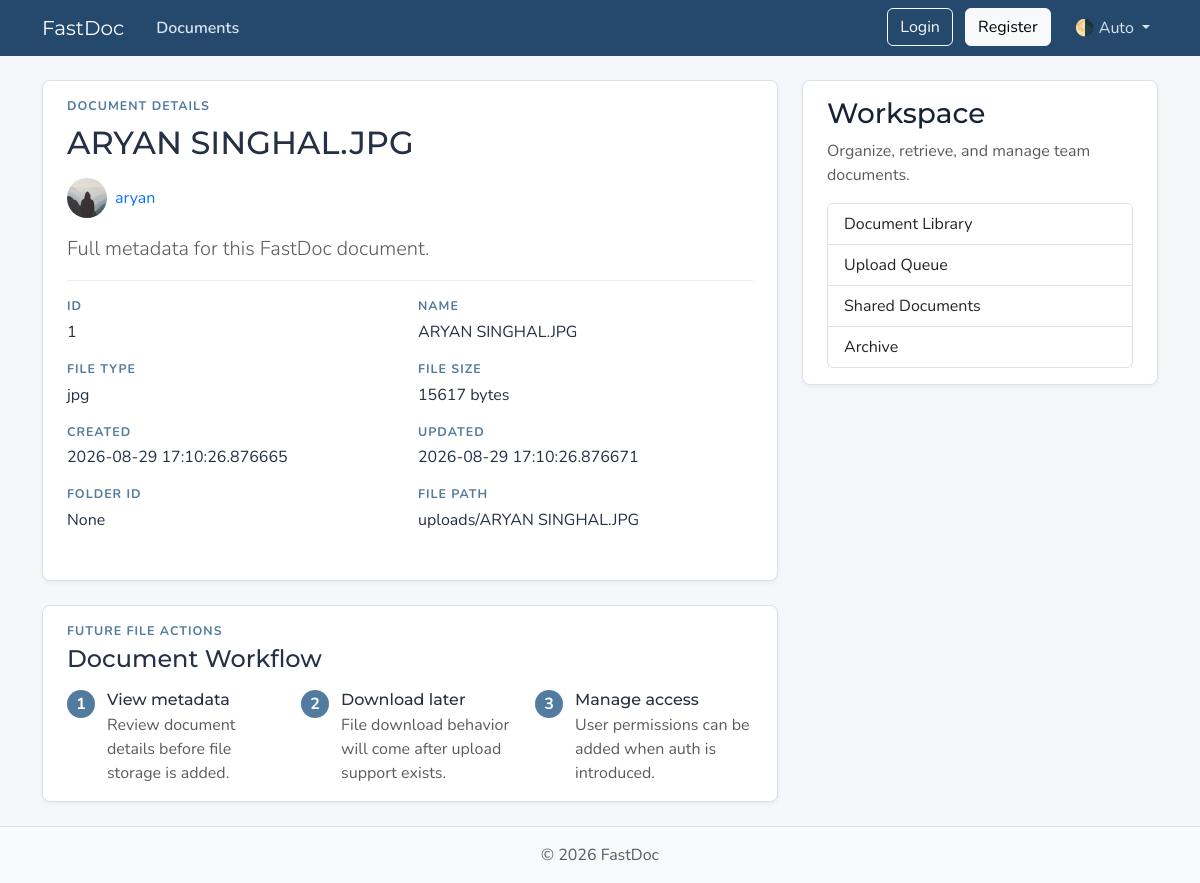
The page /documents/1 on the database as committed earlier.
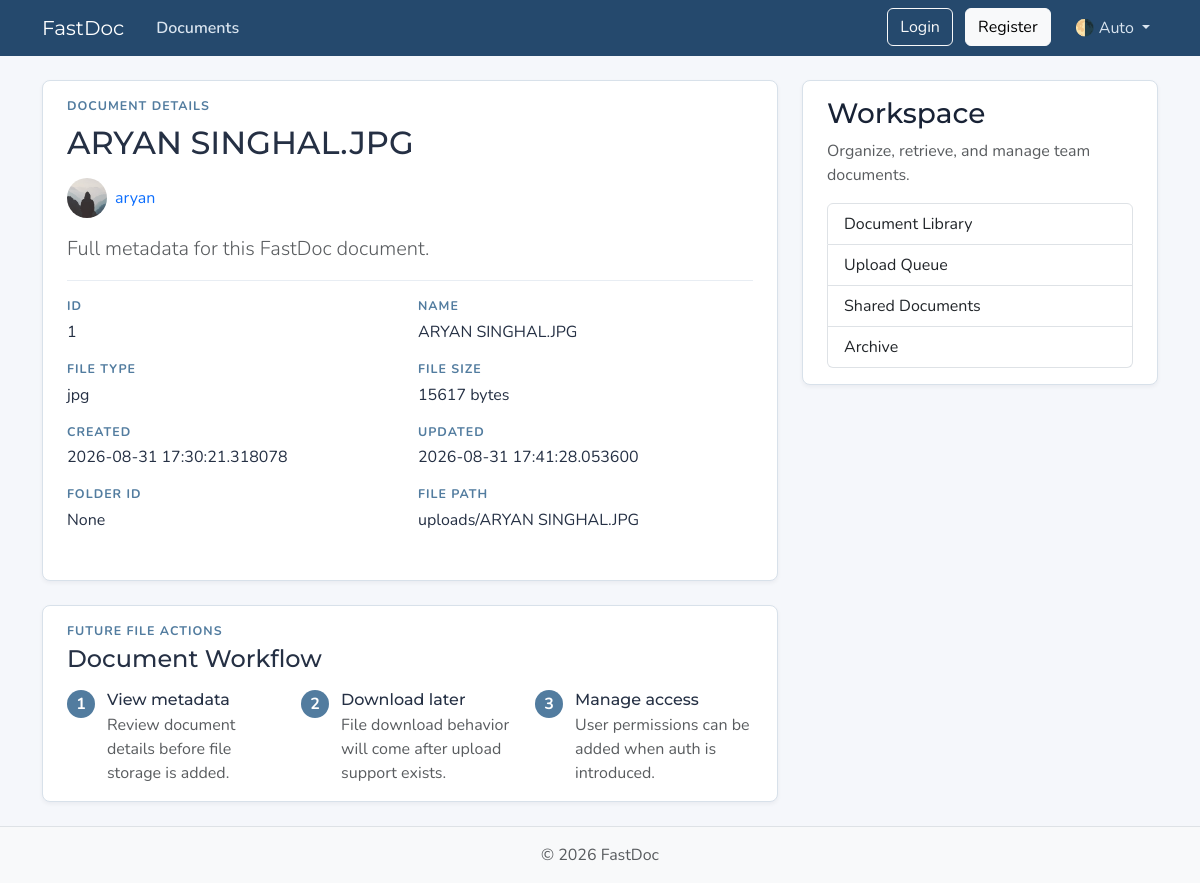
The same page on the database as committed later.
### models.py (models this page shows, shortened)
class User(Base):
    __tablename__ = "users"
    id: Mapped[int] = mapped_column(Integer, primary_key=True, index=True)
    username: Mapped[str] = mapped_column(String(50), unique=True, nullable=False)
    email: Mapped[str] = mapped_column(String(120), unique=True, nullable=False)
    password_hash: Mapped[str] = mapped_column(String(200), nullable=False)
    image_file: Mapped[str | None] = mapped_column(
        String(200),
        nullable=True,
        default=None,
    )
    documents: Mapped[list[Document]] = relationship(
        back_populates="owner",
        cascade="all, delete-orphan",
    )

class Document(Base):
    __tablename__ = "documents"
    id: Mapped[int] = mapped_column(Integer, primary_key=True, index=True)
    name: Mapped[str] = mapped_column(String(100), nullable=False)
    file_path: Mapped[str] = mapped_column(String(300), nullable=False)
    file_type: Mapped[str] = mapped_column(String(20), nullable=False)
    file_size: Mapped[int] = mapped_column(Integer, nullable=False)
    date_created: Mapped[datetime] = mapped_column(
        DateTime(timezone=True),
        default=lambda: datetime.now(UTC),
    )
    date_updated: Mapped[datetime] = mapped_column(
        DateTime(timezone=True),
        default=lambda: datetime.now(UTC),
        onupdate=lambda: datetime.now(UTC),
    )
    folder_id: Mapped[int | None] = mapped_column(Integer, nullable=True, default=None)
    user_id: Mapped[int] = mapped_column(
        ForeignKey("users.id"),
        nullable=False,
        index=True,
    )
    owner: Mapped[User] = relationship(back_populates="documents")

### main.py (the view)
@app.get("/documents/{doc_id}", include_in_schema=False)
async def doc_page(
    request: Request, doc_id: int, db: Annotated[AsyncSession, Depends(get_db)]
):
    result = await db.execute(
        select(models.Document)
        .options(selectinload(models.Document.owner))
        .where(models.Document.id == doc_id)
    )
    document = result.scalars().first()
    if document:
        title = document.name[:50]
        return templates.TemplateResponse(
            request,
            "doc.html",
            {
                "document": document,
                "title": title,
            },
        )
    raise HTTPException(
        status_code=status.HTTP_404_NOT_FOUND,
        detail="Document not found",
    )

### templates/doc.html (shortened to what this page needs)
{% extends "layout.html" %}
{% block content %}
<article class="content-section py-3 px-4 mb-4">
  <div class="mb-3">
    <p class="section-kicker mb-2">Document Details</p>
    <h1 class="h2 mb-3">{{ document.name }}</h1>
    <div class="d-flex align-items-center gap-2 mb-3">
      <img class="rounded-circle document-owner-img" src="{{ document.owner.image_path }}"
        alt="{{ document.owner.username }}'s profile picture" width="40" height="40" loading="lazy">
      <a class="document-owner-link" href="{{ url_for("user_documents", user_id=document.owner.id) }}">{{
        document.owner.username }}</a>
    </div>
    <p class="lead text-body-secondary mb-0">Full metadata for this FastDoc document.</p>
  </div>
  <div class="document-list mb-3">
    <div class="document-item py-3">
      <div class="row g-3">
        <div class="col-md-6">
          <p class="section-kicker mb-1">ID</p>
          <p class="mb-0">{{ document.id }}</p>
        </div>
        <div class="col-md-6">
          <p class="section-kicker mb-1">Name</p>
          <p class="mb-0">{{ document.name }}</p>
        </div>
        <div class="col-md-6">
          <p class="section-kicker mb-1">File Type</p>
          <p class="mb-0">{{ document.file_type }}</p>
        </div>
        <div class="col-md-6">
          <p class="section-kicker mb-1">File Size</p>
          <p class="mb-0">{{ document.file_size }} bytes</p>
        </div>
        <div class="col-md-6">
          <p class="section-kicker mb-1">Created</p>
          <p class="mb-0">{{ document.date_created }}</p>
        </div>
        <div class="col-md-6">
          <p class="section-kicker mb-1">Updated</p>
          <p class="mb-0">{{ document.date_updated }}</p>
        </div>
        <div class="col-md-6">
          <p class="section-kicker mb-1">Folder ID</p>
          <p class="mb-0">{{ document.folder_id if document.folder_id else "None" }}</p>
        </div>
        <div class="col-md-6">
          <p class="section-kicker mb-1">File Path</p>
          <p class="mb-0">{{ document.file_path }}</p>
        </div>
      </div>
    </div>
  </div>
</article>
<section class="content-section py-3 px-4 mb-4">
  <p class="section-kicker mb-1">Future File Actions</p>
  <h2 class="h4 mb-3">Document Workflow</h2>
  <div class="row g-3">
    <div class="col-md-4">
      <div class="workflow-step">
        <span class="workflow-number">1</span>
        <div>
          <h3 class="h6 mb-1">View metadata</h3>
          <p class="text-body-secondary mb-0">Review document details before file storage is added.</p>
        </div>
      </div>
    </div>
    <div class="col-md-4">
      <div class="workflow-step">
        <span class="workflow-number">2</span>
        <div>
          <h3 class="h6 mb-1">Download later</h3>
          <p class="text-body-secondary mb-0">File download behavior will come after upload support exists.</p>
        </div>
      </div>
    </div>
    <div class="col-md-4">
      <div class="workflow-step">
        <span class="workflow-number">3</span>
        <div>
          <h3 class="h6 mb-1">Manage access</h3>
          <p class="text-body-secondary mb-0">User permissions can be added when auth is introduced.</p>
        </div>
      </div>
    </div>
  </div>
</section>
{% endblock content %}

Rows that differ between the two databases and show on the page:
changed Document "ARYAN SINGHAL.JPG": date_created "2026-08-29 17:10:26.876665" → "2026-08-31 17:30:21.318078"; date_updated "2026-08-29 17:10:26.876671" → "2026-08-31 17:41:28.053600"
